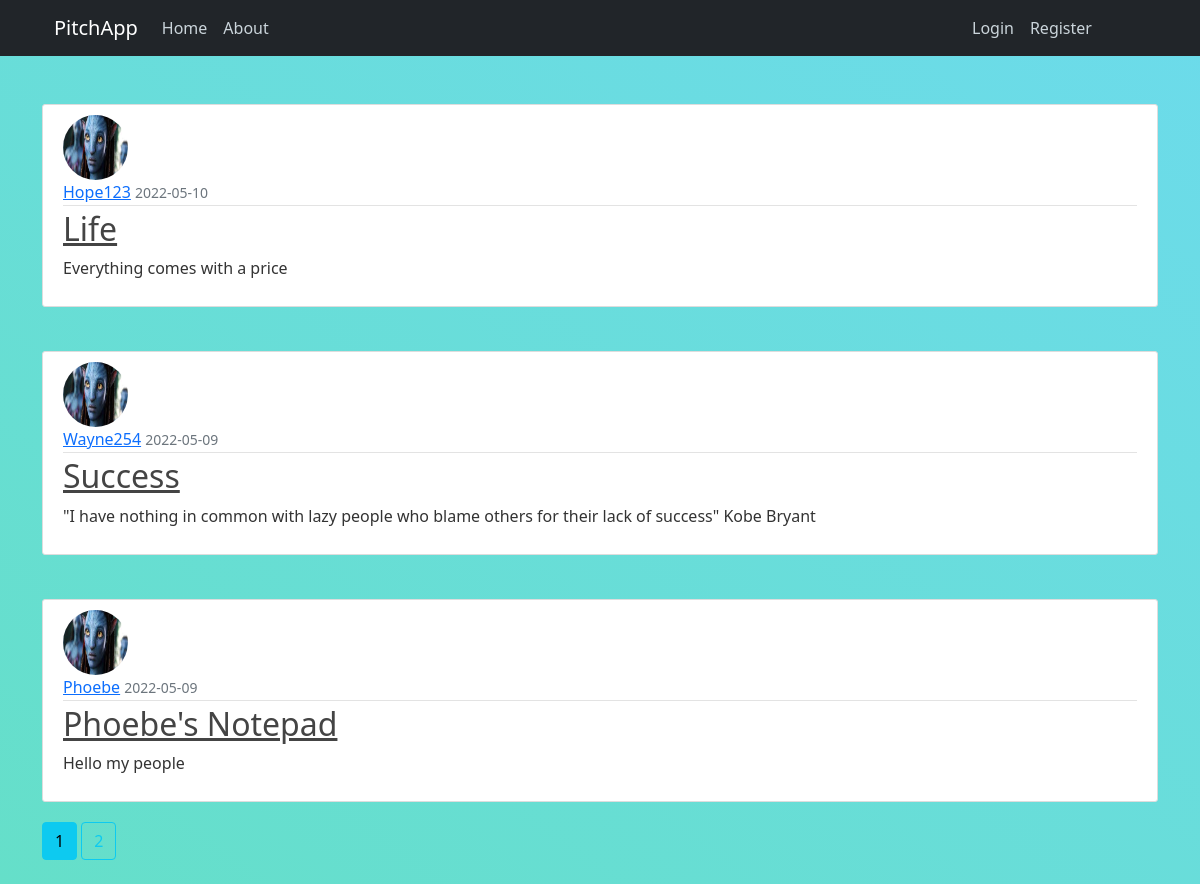
Page /home on the earlier database version.
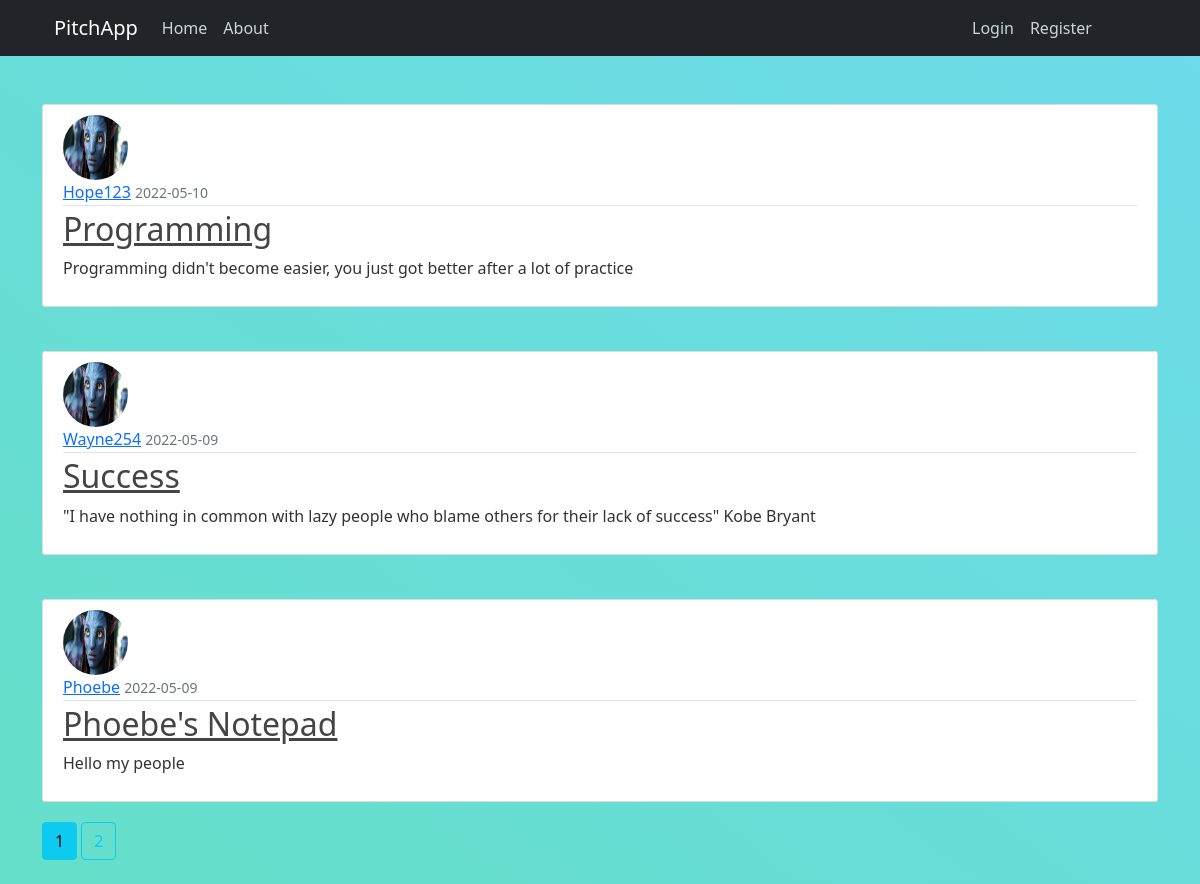
Same page on the later database version.
### pitchapp/models.py (models this page shows, shortened)
class Post(db.Model):
    id = db.Column(db.Integer, primary_key=True)
    title = db.Column(db.String(120), nullable=False)
    date_posted = db.Column(db.DateTime, nullable=False, default=datetime.utcnow)
    content = db.Column(db.Text, nullable=False)
    user_id = db.Column(db.Integer, db.ForeignKey('user.id'), nullable=False)

class User(db.Model, UserMixin):
    id = db.Column(db.Integer, primary_key=True)
    username = db.Column(db.String(20), unique=True, nullable=False)
    email = db.Column(db.String(150), unique=True, nullable=False)
    image_file = db.Column(db.String(20), nullable=False, default='default.jpg')
    password = db.Column(db.String(70), nullable=False)
    posts = db.relationship('Post', backref='author', lazy=True)

### pitchapp/main/routes.py (the view)
@main.route("/")
@main.route("/home")
def home():
    page = request.args.get('page', 1, type=int)
    posts = Post.query.order_by(Post.date_posted.desc()).paginate(page=page, per_page=3)
    return render_template('home.html', posts=posts)

### pitchapp/templates/home.html
{% extends "base.html" %}
{% block content %}
    {% for post in posts.items %}
    <br>
    <article class="media content-section">
      <img class="rounded-circle article-img" src="{{ url_for('static', filename='profile_picture/' + post.author.image_file) }}" alt="">
        <div class="media-body">
          <div class="article-metadata">
            <a class="mr-2" href="#">{{ post.author.username }}</a>
            <small class="text-muted">{{ post.date_posted.strftime('%Y-%m-%d') }}</small>
          </div>
          <h2><a class="article-title" href="{{ url_for('posts.post', post_id=post.id) }}">{{ post.title }}</a></h2>
          <p class="article-content">{{ post.content }}</p>
        </div>
      </article>
    {% endfor%}
    {% for page_num in posts.iter_pages(left_edge=1, right_edge=1, left_current=1, right_current=2) %}
      {% if page_num %}
        {% if posts.page == page_num %}
          <a class="btn btn-info mb-4" href="{{ url_for('main.home', page=page_num) }}">{{ page_num }}</a>
        {% else %}
          <a class="btn btn-outline-info mb-4" href="{{ url_for('main.home', page=page_num) }}">{{ page_num }}</a>
        {% endif %}
      {% else %}
        ...
      {% endif %}
    {% endfor %}
{% endblock content %}

### pitchapp/templates/base.html (shortened to what this page needs)
<!DOCTYPE html>
<html lang="en">
<head>
    <link href="https://cdn.jsdelivr.net/npm/bootstrap@5.1.3/dist/css/bootstrap.min.css" rel="stylesheet"
>
    <link rel="stylesheet" href="{{ url_for('static', filename='main.css')}}">
</head>
<body>
    <header class="site-header">
        <div class="row">
            <div class="col-md-8">
                <nav class="navbar navbar-expand-lg navbar-dark bg-dark fixed-top">
                    <div class="container">
                        <a class="navbar-brand mr-4" href="/">PitchApp</a>
                        <div class="collapse navbar-collapse" id="navbarToggle">
                            <div class="navbar-nav mr-auto">
                                <a class="nav-item nav-link" href="{{url_for('main.home')}}">Home</a>
                                <a class="nav-item nav-link" href="{{url_for('main.about')}}">About</a>
                            </div>
                        </div>
                        <div class="col-md-2">
                            <div class="navbar-nav">
                                {% if current_user.is_authenticated %}
                                    <a class="nav-item nav-link" href="{{url_for('posts.new_post')}}">New Pitch</a>
                                    <a class="nav-item nav-link" href="{{url_for('users.account')}}">Account</a>
                                    <a class="nav-item nav-link" href="{{url_for('users.logout')}}">Logout</a>
                                {% else %}
                                    <a class="nav-item nav-link" href="{{url_for('users.login')}}">Login</a>
                                    <a class="nav-item nav-link" href="{{url_for('users.register')}}">Register</a>
                                {% endif %}
                            </div>
                        </div>
                    </div>
            </div>
        </div>
    </header>
    <div class="container">
        {% block content %}{% endblock %}
    </div>
</body>
</html>

### pitchapp/static/main.css (style rules this page uses)
body { background: linear-gradient(to right top,#65dfc9,#6cdbeb); color: #333333; margin-top: 5rem; }
h1, h2, h3, h4, h5, h6 { color: #444444; }
.site-header .navbar-nav .nav-link { color: #cbd5db; }
.content-section { background: #ffffff; padding: 10px 20px; border: 1px solid #dddddd; border-radius: 3px; margin-bottom: 20px; }
.article-title { color: #444444; }
.article-content { white-space: pre-line; }
.article-img { height: 65px; width: 65px; margin-right: 16px; }
.article-metadata { padding-bottom: 1px; margin-bottom: 4px; border-bottom: 1px solid #e3e3e3 }

Differences in the rows shown:
changed Post "Hope123": title "Life" → "Programming"; content "Everything comes with a price" → "Programming didn't become easier, you just got better after a lot of practice"
